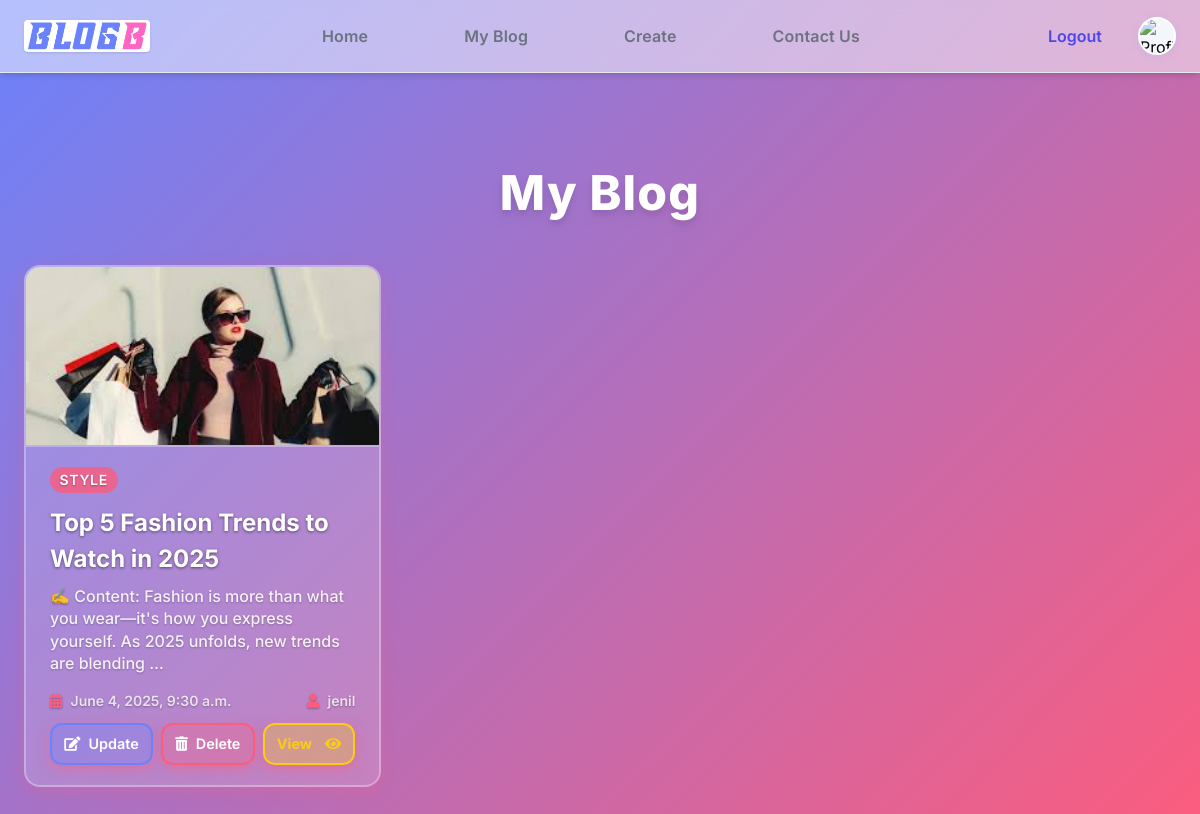
The page /myblog/ (signed in) on the database as committed earlier.
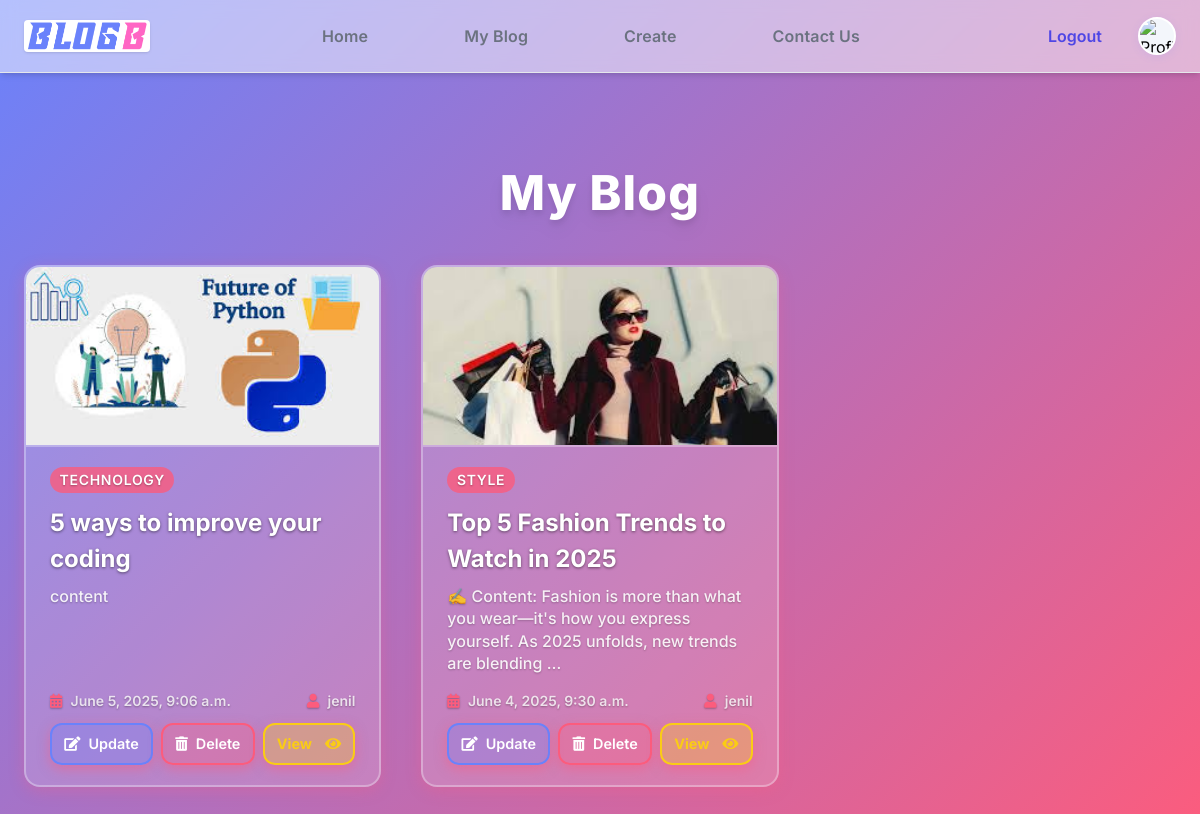
The same page on the database as committed later.
### blogapp/models.py (models this page shows, shortened)
class Post(models.Model):
    title = models.CharField(max_length=200)
    author = models.ForeignKey(User, on_delete=models.CASCADE)
    category = models.ForeignKey(Category, on_delete=models.SET_NULL, null=True, related_name='posts')
    content = models.TextField()
    image = models.ImageField(upload_to='posts/', blank=True, null=True)
    created_at = models.DateTimeField(default=timezone.now)
    updated_at = models.DateTimeField(auto_now=True)
    published = models.BooleanField(default=True)

class Category(models.Model):
    name = models.CharField(max_length=100, unique=True)

### blogapp/views.py (the view)
# urls.py: path("myblog/", views.myblog, name='myblog'),
@login_required(login_url='login')
def myblog(request):
    if request.user.is_authenticated:
        username = request.user.username
        user_photo = get_user_profile_photo(request.user)
        posts = Post.objects.filter(author=request.user).order_by('-created_at')
        return render(request, 'blogapp/myblog.html', {'posts': posts, 'username': username, 'user_photo': user_photo})

### blogapp/views.py (called while the page is built)
def get_user_profile_photo(user):
    try:
       profile = Profile.objects.get(user=user)
       return profile.profile_image
    except Profile.DoesNotExist:
        return None

### blogapp/templates/blogapp/myblog.html (shortened to what this page needs)
{% extends "blogapp/base.html" %} {% load static %}
{% block extracss %}
<script src="https://cdn.tailwindcss.com"></script>
<link
  rel="stylesheet"
  href="https://cdnjs.cloudflare.com/ajax/libs/font-awesome/5.15.3/css/all.min.css"
/>
{% endblock %} {% block content %}
<main class="flex-grow max-w-7xl mx-auto px-6 pt-24 pb-12 w-full">
  <h1
    class="text-5xl font-extrabold mb-12 text-center text-white drop-shadow-lg tracking-wide select-none"
  >
    My Blog
  </h1>
  <div class="grid gap-10 sm:grid-cols-1 md:grid-cols-2 lg:grid-cols-3">
    {% for post in posts %}
    <article class="blog-card">
      <img
        alt="{{ post.title }}"
        class="blog-image"
        src="{{ post.image.url }}"
      />
      <div class="blog-content">
        <div class="blog-category">{{ post.category.name }}</div>
        <h2 class="blog-title">{{ post.title }}</h2>
        <p class="blog-excerpt">{{ post.content|truncatewords:20 }}</p>
        <div class="blog-footer">
          <span
            ><i class="fas fa-calendar-alt"></i> {{ post.created_at}}</span
          >
          <span><i class="fas fa-user"></i> {{ post.author.username }}</span>
        </div>
        <div class="blog-actions">
          <a
            class="btn btn-update"
            href="{% url 'updateblog' post.id %}"
            aria-label="Update blog post {{ post.title }}"
          >
            <i class="fas fa-edit"></i> Update
          </a>
          <a
            class="btn btn-delete"
            {% comment %} href="{% url 'delete_blog' post.id %}" {% endcomment %}
            aria-label="Delete blog post {{ post.title }}"
          >
            <i class="fas fa-trash-alt"></i> Delete
          </a>
          <a
            class="btn btn-like"
            href="{% url 'blog' post.id %}"
            type="button"
            aria-label="View blog post {{ post.title }}"
          >
            View <i class="fas fa-eye"></i>
          </a>
        </div>
      </div>
    </article>
    {% empty %}
    <div class="col-span-3 text-center text-white text-lg font-semibold py-20">
      No blogs found.
    </div>
    {% endfor %}
  </div>
</main>
{% endblock %}

### blogapp/templates/blogapp/base.html (shortened to what this page needs)
{% load static %}
<!DOCTYPE html>
<html lang="en">
<head>
    <link rel="stylesheet" href="{% static 'blogapp/css/navbar.css' %}" />
    <link rel="stylesheet" href="{% static 'blogapp/css/footer.css' %}" />
    {% block extracss %}{% endblock %}
</head>
<body  class="m-0 p-0">
        {% include "components/navbar.html" %}
        {% block content %}{% endblock %}
</body>
</html>

### blogapp/templates/components/navbar.html (shortened to what this page needs)
{% load static %}
<header
  class="bg-white/50 backdrop-blur border-b border-gray-200 shadow-md sticky top-0 z-50"
>
  <nav
    aria-label="Primary Navigation"
    class="max-w-7xl mx-auto flex items-center justify-between px-6 py-4"
  >
    <a href="{% url 'index' %}" class="flex items-center space-x-2">
      <img
        src="{% static 'blogapp/images/logo.png' %}"
        alt="Logo"
        class="h-8 w-auto rounded shadow"
      />
    </a>
    <ul class="hidden md:flex space-x-8 text-base font-semibold text-gray-600">
      <li>
        <a
          class="navbar-link transition hover:text-indigo-600 px-3 py-2 rounded-lg"
          href="{% url 'index' %}"
          >Home</a
        >
      </li>
      <li>
        <a
          class="navbar-link transition hover:text-indigo-600 px-3 py-2 rounded-lg"
          href="{% url 'myblog' %}"
          >My Blog</a
        >
      </li>
      <li>
        <a
          class="navbar-link transition hover:text-indigo-600 px-3 py-2 rounded-lg"
          href="{% url 'createblog' %}"
          >Create</a
        >
      </li>
      <li>
        <a
          class="navbar-link transition hover:text-indigo-600 px-3 py-2 rounded-lg"
          href="{% url 'contact' %}"
          >Contact Us</a
        >
      </li>
    </ul>
    {% if user.is_authenticated %}
    <div class="hidden md:flex items-center space-x-5">
      <a
        class="text-indigo-600 font-semibold px-4 py-2 rounded-lg hover:bg-indigo-50 transition"
        href="{% url 'logout' %}"
        >Logout</a
      >
      <a class="profile flex items-center" href="{% url 'profile' %}">
        {% if user_photo %}
        <img
          src="{{ user_photo.url }}"
          alt="Profile"
          class="w-10 h-10 rounded-full border-2 border-white shadow object-cover hover:border-pink-400 transition"
        />
        {% else %}
        <img
          src="{% static 'profiles/user.png' %}"
          alt="Profile"
          class="w-10 h-10 rounded-full border-2 border-white shadow object-cover hover:border-pink-400 transition"
        />
        {% endif %}
      </a>
    </div>
    {% endif %}
  </nav>
</header>

### blogapp/static/blogapp/css/navbar.css (style rules this page uses)
header { background: #fff; border-bottom: 1.5px solid #e5e7eb; box-shadow: 0 4px 18px rgba(106, 130, 251, 0.07); position: sticky; top: 0; z-index: 50; }
nav { max-width: 100vw; display: flex; align-items: center; justify-content: space-between; padding: 0 2rem; }
ul { list-style: none; margin: 0; padding: 0; display: flex; gap: 2.5rem; }
ul li a { color: #6b7280; font-weight: 600; padding: 0.45rem 1.1rem; border-radius: 0.7rem; transition: color 0.2s, background 0.2s, box-shadow 0.2s; text-decoration: none; display: inline-block; letter-spacing: 0.01em; }
.profile img { width: 38px; height: 38px; object-fit: cover; border-radius: 50%; border: 2px solid #fff; box-shadow: 0 2px 8px rgba(106, 130, 251, 0.12); transition: box-shadow 0.2s, border-color 0.2s; background: #f3f6fb; display: block; }

### blogapp/templates/blogapp/myblog.html (style rules this page uses)
body { background: linear-gradient(135deg, #6a82fb 0%, #fc5c7d 100%); min-height: 100vh; font-family: "Inter", sans-serif; margin: 0; }
.blog-card { background: rgba(255 255 255 / 0.15); border: 2px solid rgba(255 255 255 / 0.3); border-radius: 1rem; box-shadow: 0 4px 15px rgb(252 92 125 / 0.3); color: white; transition: box-shadow 0.3s ease, border-color 0.3s ease; overflow: hidden; display: flex; flex-direction: column; }
.blog-image { width: 100%; height: 180px; object-fit: cover; border-bottom: 2px solid rgba(255 255 255 / 0.3); }
.blog-content { padding: 1.25rem 1.5rem; flex-grow: 1; display: flex; flex-direction: column; }
.blog-title { font-weight: 700; font-size: 1.5rem; margin-bottom: 0.5rem; text-shadow: 0 1px 3px rgb(0 0 0 / 0.5); }
.blog-category { font-weight: 600; font-size: 0.875rem; background: rgba(252, 92, 125, 0.8); padding: 0.15rem 0.6rem; border-radius: 9999px; width: fit-content; margin-bottom: 0.75rem; text-transform: uppercase; letter-spacing: 0.05em; text-shadow: 0 1px 2px rgb(0 0 0 / 0.3); }
.blog-excerpt { flex-grow: 1; font-weight: 500; font-size: 1rem; line-height: 1.4; color: rgba(255 255 255 / 0.9); margin-bottom: 1rem; text-shadow: 0 1px 2px rgb(0 0 0 / 0.25); }
.blog-footer { display: flex; justify-content: space-between; align-items: center; font-size: 0.875rem; font-weight: 600; color: rgba(255 255 255 / 0.8); text-shadow: 0 1px 2px rgb(0 0 0 / 0.3); margin-bottom: 0.75rem; }
.blog-footer i { margin-right: 0.3rem; color: #fc5c7d; }
.blog-actions { display: flex; justify-content: space-between; gap: 0.5rem; flex-wrap: wrap; }
.btn { flex-grow: 1; text-align: center; font-weight: 600; font-size: 0.9rem; padding: 0.5rem 0; border-radius: 0.75rem; cursor: pointer; user-select: none; transition: background-color 0.3s ease, box-shadow 0.3s ease; box-shadow: 0 4px 12px rgb(252 92 125 / 0.5); border: 2px solid rgba(255 255 255 / 0.4); color: white; background: rgba(255 255 255 / 0.15); display: flex; align-items: center; justify-content: center; gap: 0.5rem; }
.btn-update { border-color: #6a82fb; background: rgba(106, 130, 251, 0.3); }
.btn-delete { border-color: #fc5c7d; background: rgba(252, 92, 125, 0.3); }
.btn-like { border-color: #facc15; background: rgba(250, 204, 21, 0.3); color: #facc15; font-weight: 700; }
.btn-like i { margin-left: 0.3rem; transition: color 0.3s ease; }

Rows that differ between the two databases and show on the page:
added Post: image (picture), category.name "TECHNOLOGY", title "5 ways to improve your coding", content "content", created_at "June 5, 2025, 9:06 a.m.", author.username "jenil"
